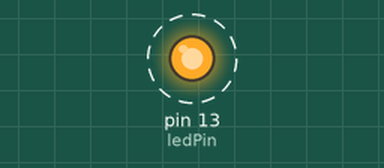
The sketch below on a simulated Arduino Uno, built with avr-gcc and run on an emulated ATmega328P. Shown: output pins drawn as LEDs (lit = HIGH). Dashed ring = blinking. What the sketch prints to the serial monitor is not drawn.

Above: at 0.5 s.
Timing chart, 0 to 4.6 s (numbered marks = the images above):
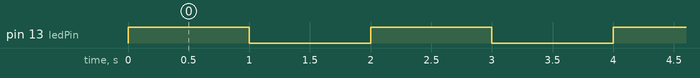

The sketch:

Blink_Blocking.ino
```cpp
/*
  Blink

  Turns an LED on for one second, then off for one second, repeatedly.

  Delay works by pausing the programm for a certain time
  This is called blocking. Check the Serial Output to see how the delay slows down
  the operation for the counter variable which counts the amounts of programm loops the arduino has done.
*/

int counter = 0; // variable to hold the number of programm loops the arduino has done
int ledPin = 13;

// the setup function runs once when you press reset or power the board
void setup() {
  // initialize digital pin LED_BUILTIN as an output.
  pinMode(ledPin, OUTPUT);

  Serial.begin(9600); // Start serial communication: For us to be able to read values from the Arduino in Serial Monitor or in other programms
}

// the loop function runs over and over again forever
void loop() {
  digitalWrite(ledPin, HIGH);  // turn the LED on (HIGH is the voltage level)
  delay(1000);                      // wait for a second
  digitalWrite(ledPin, LOW);   // turn the LED off by making the voltage LOW
  delay(1000);                      // wait for a second

  counter ++; // same operation as if we would write counter = counter + 1;
  Serial.println(counter); // outputs a line per programm loop with the number of loops that have been done
}
```

Measured:
- by itself, pin 13 (ledPin): alternates HIGH for 1.0 s and LOW for 1.0 s
